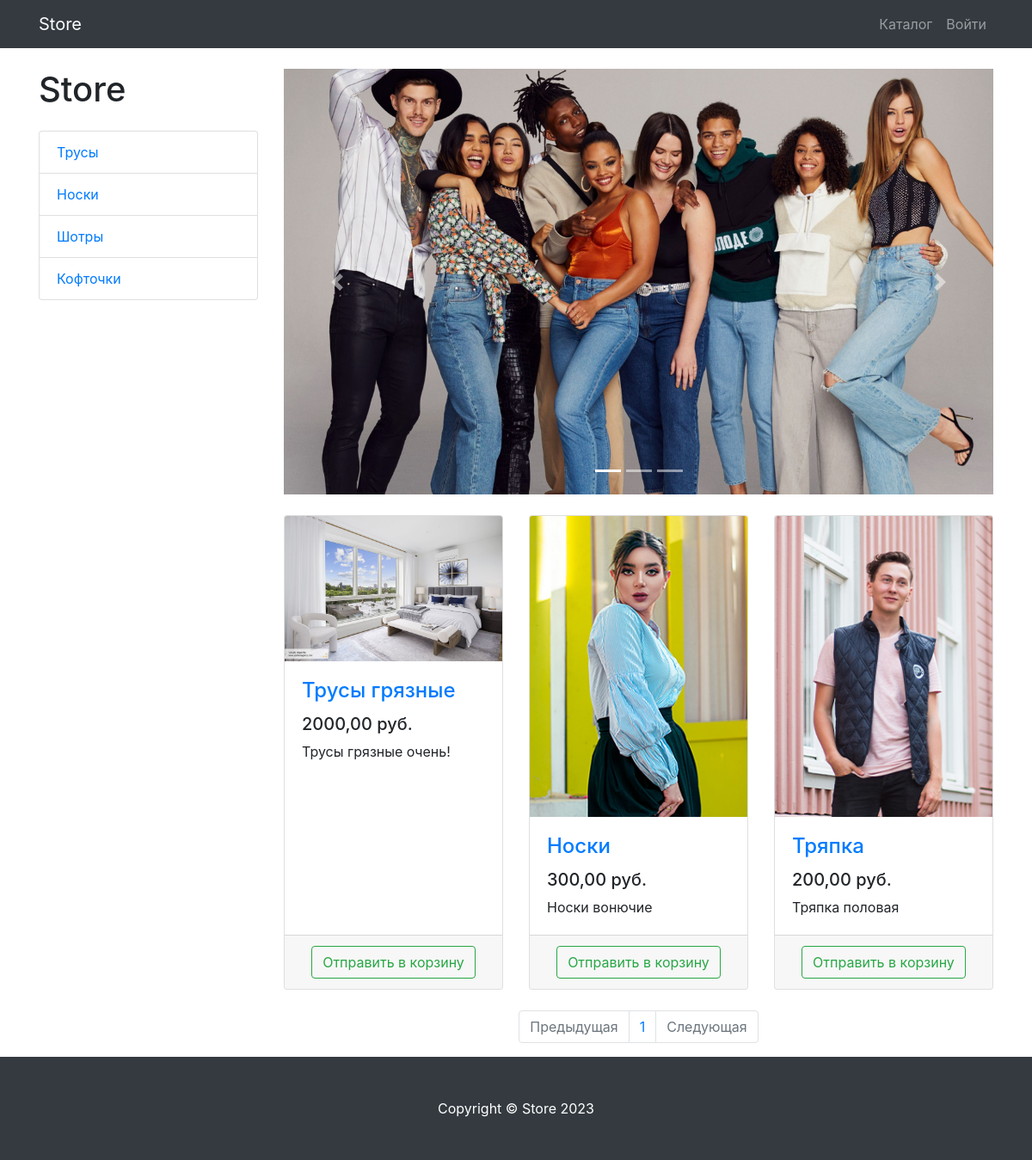
/products/, run on an earlier commit of the app's database.
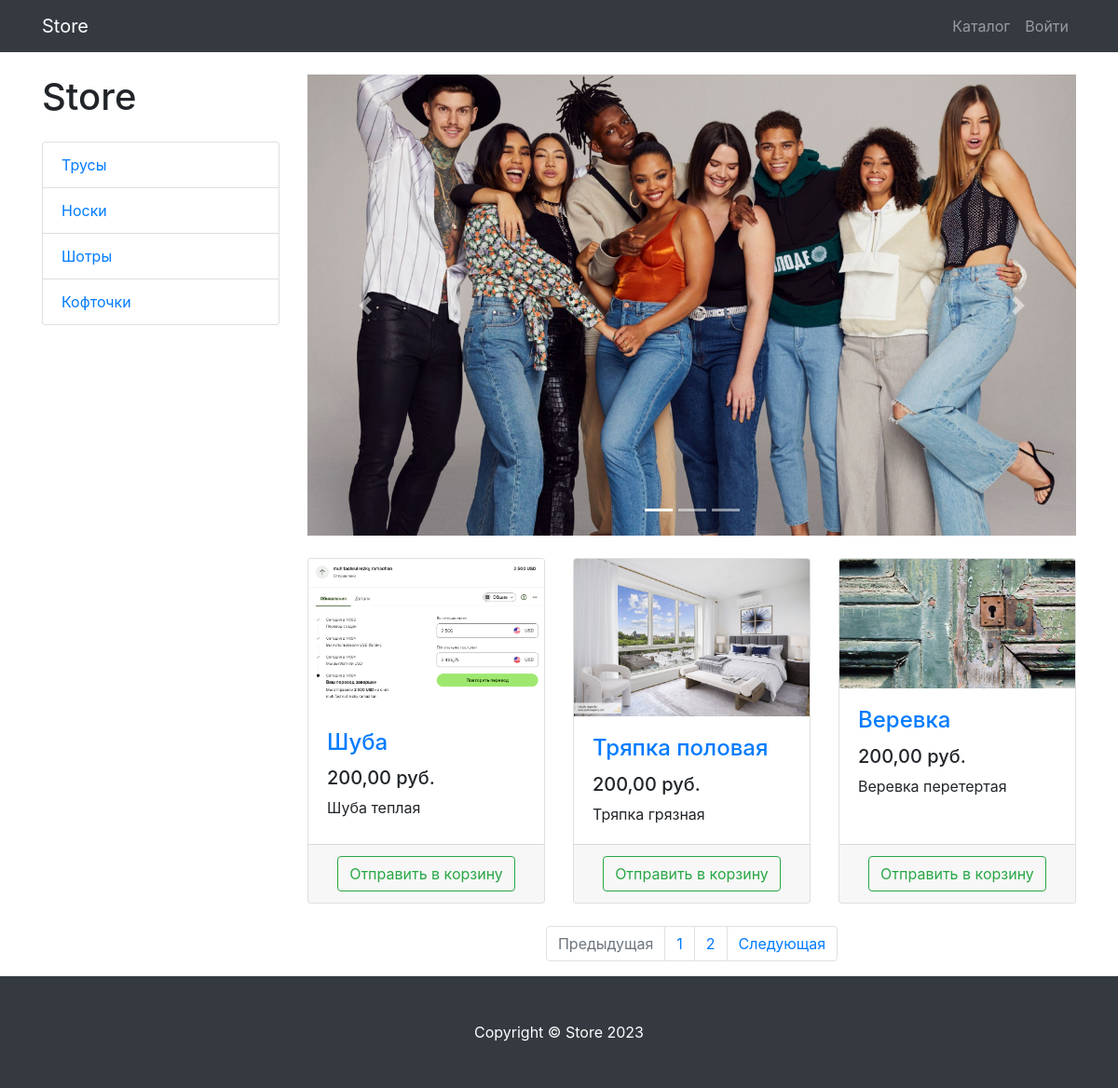
And on a later commit of the database.
### products/models.py (models this page shows, shortened)
class ProductCategory(models.Model):
    name = models.CharField(max_length=255)
    description = models.TextField(null=True, blank=True)
    created_at = models.DateTimeField(auto_now_add=True)
    updated_at = models.DateTimeField(auto_now=True)
    class Meta:
        verbose_name = 'Категория продукта'
        verbose_name_plural = 'Категории продуктов'

class Product(models.Model):
    name = models.CharField(max_length=255)
    description = models.TextField()
    price = models.DecimalField(max_digits=6, decimal_places=2)
    quantity = models.PositiveIntegerField(default=0)
    image = models.ImageField(upload_to='products_images')
    category = models.ForeignKey(ProductCategory, on_delete=models.CASCADE)
    class Meta:
        verbose_name = 'Продукт'
        verbose_name_plural = 'Продукты'

### products/views.py (the view)
# urls.py: path('products/', include('products.urls', namespace='products')),
def products(request, category_id=None, page_number=1):
    products = Product.objects.filter(category_id=category_id) if category_id else Product.objects.all()
    per_page = 3
    paginator = Paginator(products, per_page)
    products_paginator = paginator.page(page_number)
    context = {'title': 'Store',
               'products': products_paginator,
               'categories': ProductCategory.objects.all(),
               }
    return render(request, 'products/products.html', context)

### templates/products/products.html (shortened to what this page needs)
{% extends 'products/base.html' %}
{% load static %}
{% block css  %}
    <link href="{% static 'vendor/css/products.css' %}" rel="stylesheet">
{% endblock %}
{% block content %}
<div class="container">
    <div class="row">
        <div class="col-lg-3">
            <h1 class="my-4">Store</h1>
            <div class="list-group">
                {% for category in categories %}
                <a href="{% url 'products:category' category.id %}" class="list-group-item">{{ category.name }}</a>
                {% endfor %}
            </div>
        </div>
        <div class="col-lg-9">
            <div id="carouselExampleIndicators" class="carousel slide my-4" data-ride="carousel">
                <ol class="carousel-indicators">
                    <li data-target="#carouselExampleIndicators" data-slide-to="0" class="active"></li>
                    <li data-target="#carouselExampleIndicators" data-slide-to="1"></li>
                    <li data-target="#carouselExampleIndicators" data-slide-to="2"></li>
                </ol>
                <div class="carousel-inner" role="listbox">
                    <div class="carousel-item active">
                        <img class="d-block img-fluid" src="{% static 'vendor/img/slides/slide-1.jpg' %}" alt="First slide">
                    </div>
                </div>
                <a class="carousel-control-prev" href="#carouselExampleIndicators" role="button" data-slide="prev">
                    <span class="carousel-control-prev-icon" aria-hidden="true"></span>
                </a>
                <a class="carousel-control-next" href="#carouselExampleIndicators" role="button" data-slide="next">
                    <span class="carousel-control-next-icon" aria-hidden="true"></span>
                </a>
            </div>
            <div class="row">
                {% for product in products %}
                <div class="col-lg-4 col-md-6 mb-4">
                    <div class="card h-100">
                        <a href="#">
                            <img class="card-img-top"
                                 src="{{ product.image.url }}"
                                 alt="">
                        </a>
                        <div class="card-body">
                            <h4 class="card-title">
                                <a href="#">{{ product.name }}</a>
                            </h4>
                            <h5>{{ product.price}} руб.</h5>
                            <p class="card-text">{{ product.description }}</p>
                        </div>
                        <div class="card-footer text-center">
                            <a class="btn btn-outline-success"
                               href="{% url 'products:basket_add' product.id %}">
                                Отправить в корзину
                            </a>
                        </div>
                    </div>
                </div>
                {% endfor %}
            </div>
            <nav aria-label="Page navigation example">
                <ul class="pagination justify-content-center">
                    <li class="page-item {% if not products.has_previous %} disabled {% endif %}">
                        <a class="page-link" href="{% if products.has_previous %} {% url 'products:paginator' products.previous_page_number %} {% else %} # {% endif %}" tabindex="-1" aria-disabled="true">Предыдущая</a>
                    </li>
                        {% for page in products.paginator.page_range %}
                            <li class="page-item"><a class="page-link" href="{% url 'products:paginator' page %}">{{ page }}</a></li>
                        {% endfor %}
                    <li class="page-item {% if not products.has_next %} disabled {% endif %}">
                        <a class="page-link" href="{% if products.has_next %} {% url 'products:paginator' products.next_page_number %} {% else %} # {% endif %}">Следующая</a>
                    </li>
                </ul>
            </nav>
        </div>
    </div>
</div>
{% endblock %}
{% block footer %}
<footer class="py-5 bg-dark">
    <div class="container">
        <p class="m-0 text-center text-white">Copyright &copy; Store 2023</p>
    </div>
</footer>
{% endblock %}

### templates/products/base.html (shortened to what this page needs)
{% load static %}
<!DOCTYPE html>
<html lang="en">
<head>
    <link href="{% static 'vendor/bootstrap/css/bootstrap.min.css' %}" rel="stylesheet">
   {% block css %} {% endblock %}
</head>
<body>
<nav class="navbar navbar-expand-lg navbar-dark bg-dark fixed-top">
    <div class="container">
        <a class="navbar-brand" href="{% url 'index' %}">Store</a>
        <div class="collapse navbar-collapse" id="navbarResponsive">
            <ul class="navbar-nav ml-auto">
                <li class="nav-item">
                    <a class="nav-link" href="{% url 'products:index' %}">Каталог  </a>
                </li>
                {% if user.is_authenticated %}
                    <li class="nav-item dropdown">
                    <a class="nav-link dropdown-toggle" href="#" id="navbarDropdown" role="button"
                       data-bs-toggle="dropdown" aria-expanded="false">
                        <i class="fas fa-user-circle"></i>
                    </a>
                    <ul class="dropdown-menu" aria-labelledby="navbarDropdown">
                        <li>
                            <a class="dropdown-item" href="{% url 'users:profile' %}">Профиль</a>
                        </li>
                        <li><a class="dropdown-item" href="orders/orders.html">Заказы</a></li>
                        {% if user.is_superuser or user.is_staff %}
                            <li><a class="dropdown-item" href="{% url 'admin:index' %}">Админ-панель</a></li>
                        {% endif %}
                        <li>
                            <hr class="dropdown-divider">
                        </li>
                        <li>
                            <a class="dropdown-item" href="{% url 'users:logout' %}">
                                Выйти
                            </a>
                        </li>
                    </ul>
                </li>
                {% else %}
                <li class="nav-item">
                    <a class="nav-link" href="{% url 'users:login' %}">Войти </a>
                </li>
                {% endif %}
            </ul>
        </div>
    </div>
</nav>
{% block content  %}  {% endblock %}
{% block footer %}  {% endblock %}
</body>
</html>

What changed in the data, as far as the page shows it:
removed Product: image (picture), name "Трусы грязные", price "2000,00", description "Трусы грязные очень!"
removed Product: image (picture), name "Носки", price "300,00", description "Носки вонючие"
removed Product: image (picture), name "Тряпка", price "200,00", description "Тряпка половая"
added Product: image (picture), name "Шуба", price "200,00", description "Шуба теплая"
added Product: image (picture), name "Тряпка половая", price "200,00", description "Тряпка грязная"
added Product: image (picture), name "Веревка", price "200,00", description "Веревка перетертая"
Also different on the page:
new list line: "2"
